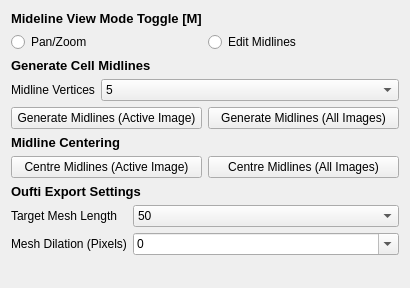
      <widget class="QWidget" name="page_9">
       <property name="geometry">
        <rect>
         <x>0</x>
         <y>0</y>
         <width>410</width>
         <height>288</height>
        </rect>
       </property>
       <attribute name="label">
        <string>Oufti/MicrobeTracker</string>
       </attribute>
       <layout class="QVBoxLayout" name="verticalLayout_8">
        <item>
         <widget class="QLabel" name="label_29">
          <property name="font">
           <font>
            <pointsize>10</pointsize>
            <weight>75</weight>
            <bold>true</bold>
           </font>
          </property>
          <property name="text">
           <string>Mideline View Mode Toggle [M]</string>
          </property>
         </widget>
        </item>
        <item>
         <layout class="QGridLayout" name="gridLayout_10">
          <item row="0" column="0">
           <widget class="QRadioButton" name="oufti_panzoom_mode">
            <property name="text">
             <string>Pan/Zoom</string>
            </property>
           </widget>
          </item>
          <item row="0" column="1">
           <widget class="QRadioButton" name="oufti_edit_mode">
            <property name="text">
             <string>Edit Midlines</string>
            </property>
           </widget>
          </item>
         </layout>
        </item>
        <item>
         <widget class="QLabel" name="label_20">
          <property name="font">
           <font>
            <pointsize>10</pointsize>
            <weight>75</weight>
            <bold>true</bold>
           </font>
          </property>
          <property name="text">
           <string>Generate Cell Midlines</string>
          </property>
         </widget>
        </item>
        <item>
         <layout class="QFormLayout" name="formLayout_4">
          <item row="0" column="0">
           <widget class="QLabel" name="label_25">
            <property name="text">
             <string>Midline Vertices</string>
            </property>
           </widget>
          </item>
          <item row="0" column="1">
           <widget class="QComboBox" name="oufti_midline_vertexes">
            <property name="currentText">
             <string>5</string>
            </property>
            <property name="currentIndex">
             <number>0</number>
            </property>
            <item>
             <property name="text">
              <string>5</string>
             </property>
            </item>
            <item>
             <property name="text">
              <string>6</string>
             </property>
            </item>
            <item>
             <property name="text">
              <string>7</string>
             </property>
            </item>
            <item>
             <property name="text">
              <string>8</string>
             </property>
            </item>
            <item>
             <property name="text">
              <string>9</string>
             </property>
            </item>
            <item>
             <property name="text">
              <string>10</string>
             </property>
            </item>
           </widget>
          </item>
         </layout>
        </item>
        <item>
         <layout class="QGridLayout" name="gridLayout_16">
          <item row="0" column="0">
           <widget class="QPushButton" name="oufti_generate_active_midlines">
            <property name="text">
             <string>Generate Midlines (Active Image)</string>
            </property>
           </widget>
          </item>
          <item row="0" column="1">
           <layout class="QGridLayout" name="gridLayout_17">
            <item row="0" column="0">
             <widget class="QPushButton" name="oufti_generate_all_midlines">
              <property name="text">
               <string>Generate Midlines (All Images)</string>
              </property>
             </widget>
            </item>
           </layout>
          </item>
         </layout>
        </item>
        <item>
         <widget class="QLabel" name="label_63">
          <property name="font">
           <font>
            <pointsize>10</pointsize>
            <weight>75</weight>
            <bold>true</bold>
           </font>
          </property>
          <property name="text">
           <string>Midline Centering</string>
          </property>
         </widget>
        </item>
        <item>
         <layout class="QGridLayout" name="gridLayout_15">
          <item row="0" column="0">
           <widget class="QPushButton" name="oufti_centre_active_midlines">
            <property name="text">
             <string>Centre Midlines (Active Image)</string>
            </property>
           </widget>
          </item>
          <item row="0" column="1">
           <widget class="QPushButton" name="oufti_centre_all_midlines">
            <property name="text">
             <string>Centre Midlines (All Images)</string>
            </property>
           </widget>
          </item>
         </layout>
        </item>
        <item>
         <widget class="QLabel" name="label_61">
          <property name="font">
           <font>
            <pointsize>10</pointsize>
            <weight>75</weight>
            <bold>true</bold>
           </font>
          </property>
          <property name="text">
           <string>Oufti Export Settings</string>
          </property>
         </widget>
        </item>
        <item>
         <layout class="QFormLayout" name="formLayout_7">
          <item row="0" column="0">
           <widget class="QLabel" name="label_64">
            <property name="text">
             <string>Target Mesh Length</string>
            </property>
           </widget>
          </item>
          <item row="0" column="1">
           <widget class="QComboBox" name="oufti_mesh_length">
            <property name="currentIndex">
             <number>4</number>
            </property>
            <item>
             <property name="text">
              <string>10</string>
             </property>
            </item>
            <item>
             <property name="text">
              <string>20</string>
             </property>
            </item>
            <item>
             <property name="text">
              <string>30</string>
             </property>
            </item>
            <item>
             <property name="text">
              <string>40</string>
             </property>
            </item>
            <item>
             <property name="text">
              <string>50</string>
             </property>
            </item>
            <item>
             <property name="text">
              <string>100</string>
             </property>
            </item>
           </widget>
          </item>
          <item row="1" column="0">
           <widget class="QLabel" name="label_13">
            <property name="text">
             <string>Mesh Dilation (Pixels)</string>
            </property>
           </widget>
          </item>
          <item row="1" column="1">
           <widget class="QComboBox" name="oufti_mesh_dilation">
            <property name="editable">
             <bool>true</bool>
            </property>
            <property name="currentText">
             <string>0</string>
            </property>
            <property name="currentIndex">
             <number>6</number>
            </property>
            <item>
             <property name="text">
              <string>-2</string>
             </property>
            </item>
            <item>
             <property name="text">
              <string>-1.5</string>
             </property>
            </item>
            <item>
             <property name="text">
              <string>-1</string>
             </property>
            </item>
            <item>
             <property name="text">
              <string>-0.5</string>
             </property>
            </item>
            <item>
             <property name="text">
              <string>-0.2</string>
             </property>
            </item>
            <item>
             <property name="text">
              <string>-0.1</string>
             </property>
            </item>
            <item>
             <property name="text">
              <string>0</string>
             </property>
            </item>
            <item>
             <property name="text">
              <string>0.1</string>
             </property>
            </item>
            <item>
             <property name="text">
              <string>0.2</string>
             </property>
            </item>
            <item>
             <property name="text">
              <string>0.5</string>
             </property>
            </item>
            <item>
             <property name="text">
              <string>1</string>
             </property>
            </item>
            <item>
             <property name="text">
              <string>1.5</string>
             </property>
            </item>
            <item>
             <property name="text">
              <string>2</string>
             </property>
            </item>
           </widget>
          </item>
         </layout>
        </item>
        <item>
         <spacer name="verticalSpacer_38">
          <property name="orientation">
           <enum>Qt::Vertical</enum>
          </property>
          <property name="sizeHint" stdset="0">
           <size>
            <width>20</width>
            <height>40</height>
           </size>
          </property>
         </spacer>
        </item>
       </layout>
      </widget>
